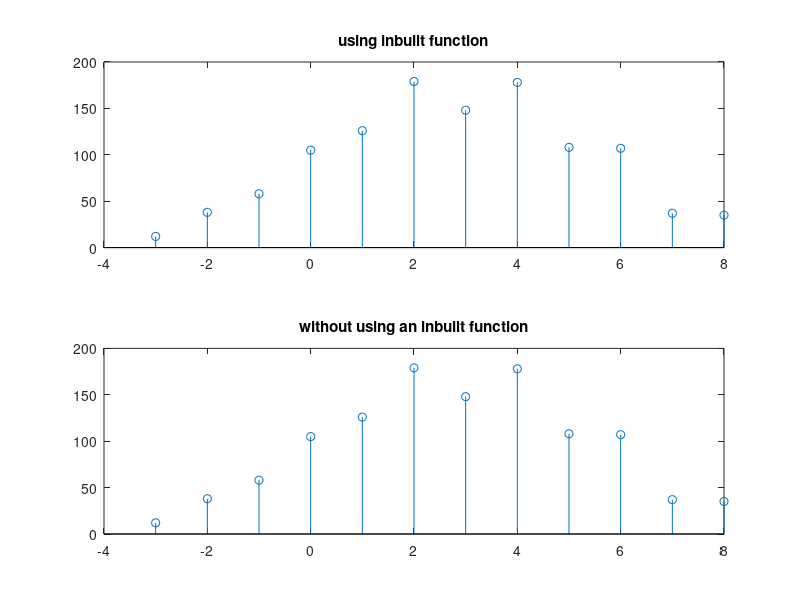

The MATLAB script that drew this image:
clc;
clear;
x1 = [4 2 6 3 8 1 5];
x2 =[3 8 6 9 6 7];
x= conv(x1,x2);
n=-3:8;
subplot(2,1,1)
stem(n,x)
title('using inbuilt function')

%without using inbuilt function

X1=length(x1);
X2=length(x2);

for i=1:X1+X2-1
    k=1;
    j=i;
    y(i)=0;
    while (k<=i)
        if (j<=X1 && k<=X2)
           y(i)=y(i)+x1(j)*x2(k);
        end
        k=k+1;
        j=j-1;
    end
end
subplot(2,1,2)
stem(n,y)
title('without using an inbuilt function')